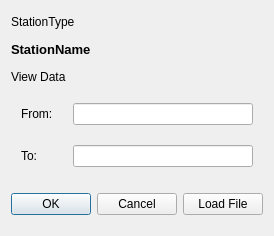
<?xml version="1.0" encoding="UTF-8"?>
<ui version="4.0">
 <class>DiagramPrefs</class>
 <widget class="QDialog" name="DiagramPrefs">
  <property name="geometry">
   <rect>
    <x>0</x>
    <y>0</y>
    <width>267</width>
    <height>236</height>
   </rect>
  </property>
  <property name="windowTitle">
   <string>Diagram Preferences</string>
  </property>
  <layout class="QVBoxLayout" name="verticalLayout_3">
   <item>
    <widget class="QLabel" name="stationTypeLabel">
     <property name="text">
      <string>StationType</string>
     </property>
    </widget>
   </item>
   <item>
    <widget class="QLabel" name="stationNameLabel">
     <property name="font">
      <font>
       <family>MS Shell Dlg 2</family>
       <pointsize>10</pointsize>
       <weight>75</weight>
       <bold>true</bold>
      </font>
     </property>
     <property name="text">
      <string>StationName</string>
     </property>
    </widget>
   </item>
   <item>
    <widget class="QLabel" name="viewDataLabel">
     <property name="text">
      <string>View Data</string>
     </property>
    </widget>
   </item>
   <item>
    <layout class="QGridLayout" name="DateBoundsLayout">
     <property name="margin">
      <number>10</number>
     </property>
     <property name="spacing">
      <number>20</number>
     </property>
     <item row="1" column="0">
      <widget class="QLabel" name="fromDateLabel">
       <property name="text">
        <string>From:</string>
       </property>
      </widget>
     </item>
     <item row="3" column="0">
      <widget class="QLabel" name="toDateLabel">
       <property name="text">
        <string>To:</string>
       </property>
      </widget>
     </item>
     <item row="3" column="1">
      <widget class="QLineEdit" name="toDateLine"/>
     </item>
     <item row="1" column="1">
      <widget class="QLineEdit" name="fromDateLine"/>
     </item>
    </layout>
   </item>
   <item>
    <layout class="QVBoxLayout" name="CheckBoxLayout"/>
   </item>
   <item>
    <layout class="QHBoxLayout" name="ButtonLayout">
     <property name="topMargin">
      <number>10</number>
     </property>
     <property name="bottomMargin">
      <number>10</number>
     </property>
     <item>
      <widget class="QDialogButtonBox" name="buttonBox">
       <property name="layoutDirection">
        <enum>Qt::LeftToRight</enum>
       </property>
       <property name="orientation">
        <enum>Qt::Horizontal</enum>
       </property>
       <property name="standardButtons">
        <set>QDialogButtonBox::Cancel|QDialogButtonBox::Ok</set>
       </property>
      </widget>
     </item>
     <item>
      <widget class="QPushButton" name="loadFileButton">
       <property name="text">
        <string>Load File</string>
       </property>
      </widget>
     </item>
    </layout>
   </item>
  </layout>
 </widget>
 <tabstops>
  <tabstop>fromDateLine</tabstop>
  <tabstop>toDateLine</tabstop>
  <tabstop>buttonBox</tabstop>
  <tabstop>loadFileButton</tabstop>
 </tabstops>
 <resources/>
 <connections>
  <connection>
   <sender>buttonBox</sender>
   <signal>accepted()</signal>
   <receiver>DiagramPrefs</receiver>
   <slot>accept()</slot>
   <hints>
    <hint type="sourcelabel">
     <x>248</x>
     <y>254</y>
    </hint>
    <hint type="destinationlabel">
     <x>157</x>
     <y>274</y>
    </hint>
   </hints>
  </connection>
  <connection>
   <sender>buttonBox</sender>
   <signal>rejected()</signal>
   <receiver>DiagramPrefs</receiver>
   <slot>reject()</slot>
   <hints>
    <hint type="sourcelabel">
     <x>316</x>
     <y>260</y>
    </hint>
    <hint type="destinationlabel">
     <x>286</x>
     <y>274</y>
    </hint>
   </hints>
  </connection>
 </connections>
</ui>
